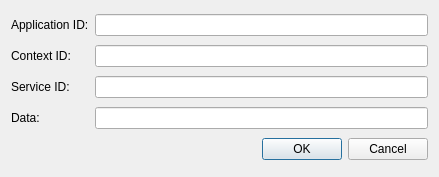
<?xml version="1.0" encoding="UTF-8"?>
<ui version="4.0">
 <class>InjectionDialog</class>
 <widget class="QDialog" name="InjectionDialog">
  <property name="geometry">
   <rect>
    <x>0</x>
    <y>0</y>
    <width>439</width>
    <height>177</height>
   </rect>
  </property>
  <property name="windowTitle">
   <string>Dialog</string>
  </property>
  <layout class="QGridLayout" name="gridLayout">
   <item row="0" column="0">
    <widget class="QLabel" name="label">
     <property name="text">
      <string>Application ID:</string>
     </property>
    </widget>
   </item>
   <item row="0" column="1">
    <widget class="QLineEdit" name="applicationidLineEdit">
     <property name="maxLength">
      <number>4</number>
     </property>
    </widget>
   </item>
   <item row="1" column="0">
    <widget class="QLabel" name="label_2">
     <property name="text">
      <string>Context ID:</string>
     </property>
    </widget>
   </item>
   <item row="1" column="1">
    <widget class="QLineEdit" name="contextidLineEdit">
     <property name="maxLength">
      <number>4</number>
     </property>
    </widget>
   </item>
   <item row="2" column="0">
    <widget class="QLabel" name="label_3">
     <property name="text">
      <string>Service ID:</string>
     </property>
    </widget>
   </item>
   <item row="2" column="1">
    <widget class="QLineEdit" name="serviceidLineEdit"/>
   </item>
   <item row="3" column="0">
    <widget class="QLabel" name="label_4">
     <property name="text">
      <string>Data:</string>
     </property>
    </widget>
   </item>
   <item row="3" column="1">
    <widget class="QLineEdit" name="dataLineEdit"/>
   </item>
   <item row="4" column="0" colspan="2">
    <widget class="QDialogButtonBox" name="buttonBox">
     <property name="orientation">
      <enum>Qt::Horizontal</enum>
     </property>
     <property name="standardButtons">
      <set>QDialogButtonBox::Cancel|QDialogButtonBox::Ok</set>
     </property>
    </widget>
   </item>
  </layout>
 </widget>
 <resources/>
 <connections>
  <connection>
   <sender>buttonBox</sender>
   <signal>accepted()</signal>
   <receiver>InjectionDialog</receiver>
   <slot>accept()</slot>
   <hints>
    <hint type="sourcelabel">
     <x>248</x>
     <y>254</y>
    </hint>
    <hint type="destinationlabel">
     <x>157</x>
     <y>274</y>
    </hint>
   </hints>
  </connection>
  <connection>
   <sender>buttonBox</sender>
   <signal>rejected()</signal>
   <receiver>InjectionDialog</receiver>
   <slot>reject()</slot>
   <hints>
    <hint type="sourcelabel">
     <x>316</x>
     <y>260</y>
    </hint>
    <hint type="destinationlabel">
     <x>286</x>
     <y>274</y>
    </hint>
   </hints>
  </connection>
 </connections>
</ui>
